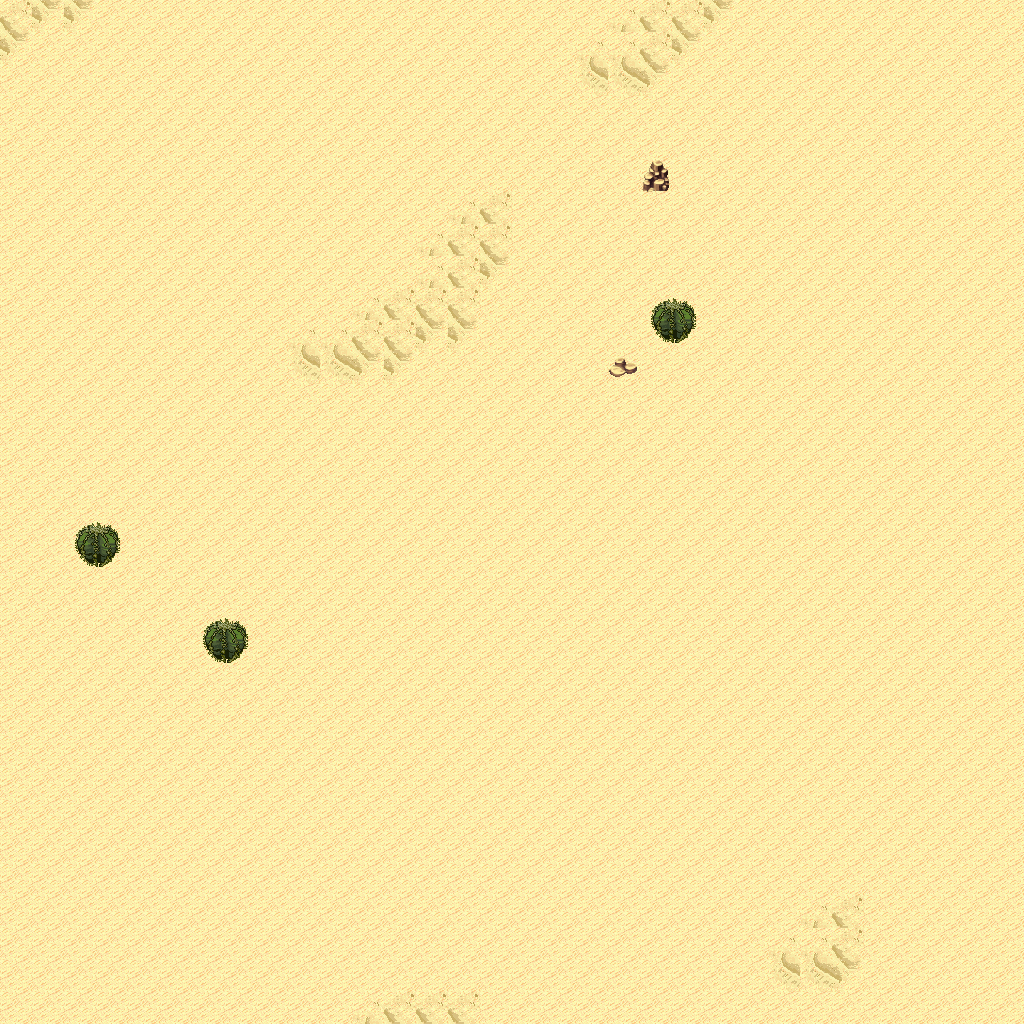

This game map was drawn from its Tiled (.tmx) file and the tilesets committed beside it. A one-line description and the trimmed map source follow:
An orthogonal 32x32 tile map with 32x32 px tiles, 5 tile layers (Ground, Objects, Objects2, Above, ...), 1 hidden layer not drawn, 14 tilesets.

<map version="1.10" tiledversion="1.11.0" orientation="orthogonal" renderorder="right-down" width="32" height="32" tilewidth="32" tileheight="32" infinite="0" nextlayerid="11" nextobjectid="1">
 <tileset firstgid="1" name="logic_collision" tilewidth="32" tileheight="32" tilecount="1" columns="1">
  <image source="../drawable/logic_collision.png" width="32" height="32" />
 </tileset>
 <tileset firstgid="2" name="ground_ground" tilewidth="32" tileheight="32" tilecount="33" columns="3">
  <image source="../drawable/ground_ground.png" width="96" height="352" />
 </tileset>
 <tileset firstgid="35" name="terrain_desert" tilewidth="32" tileheight="32" tilecount="88" columns="8">
  <image source="../drawable/terrain_desert.png" width="256" height="352" />
 </tileset>
 <tileset firstgid="123" name="building_stone_ruins" tilewidth="32" tileheight="32" tilecount="72" columns="6">
  <image source="../drawable/building_stone_ruins.png" width="192" height="384" />
 </tileset>
 <tileset firstgid="195" name="ground_sand_edges" tilewidth="32" tileheight="32" tilecount="15" columns="5">
  <image source="../drawable/ground_sand_edges.png" width="160" height="96" />
 </tileset>
 <tileset firstgid="210" name="ground_slate_tiles" tilewidth="32" tileheight="32" tilecount="15" columns="5">
  <image source="../drawable/ground_slate_tiles.png" width="160" height="96" />
 </tileset>
 <tileset firstgid="225" name="ground_sand_2" tilewidth="32" tileheight="32" tilecount="15" columns="5">
  <image source="../drawable/ground_sand_2.png" width="160" height="96" />
 </tileset>
 <tileset firstgid="240" name="plant_cactus_2" tilewidth="32" tileheight="32" tilecount="10" columns="5">
  <image source="../drawable/plant_cactus_2.png" width="160" height="64" />
 </tileset>
 <tileset firstgid="250" name="plant_round_cactuses" tilewidth="32" tileheight="32" tilecount="20" columns="10">
  <image source="../drawable/plant_round_cactuses.png" width="320" height="64" />
 </tileset>
 <tileset firstgid="270" name="plant_tree_banana_tree" tilewidth="32" tileheight="32" tilecount="40" columns="4">
  <image source="../drawable/plant_tree_banana_tree.png" width="128" height="320" />
 </tileset>
 <tileset firstgid="310" name="plant_tree_palm_tree" tilewidth="32" tileheight="32" tilecount="6" columns="2">
  <image source="../drawable/plant_tree_palm_tree.png" width="64" height="96" />
 </tileset>
 <tileset firstgid="316" name="plant_tree_palm_trees" tilewidth="32" tileheight="32" tilecount="40" columns="4">
  <image source="../drawable/plant_tree_palm_trees.png" width="128" height="320" />
 </tileset>
 <tileset firstgid="356" name="building_stone_tower" tilewidth="32" tileheight="32" tilecount="14" columns="2">
  <image source="../drawable/building_stone_tower.png" width="64" height="224" />
 </tileset>
 <tileset firstgid="370" name="plant_bush_large_green" tilewidth="32" tileheight="32" tilecount="9" columns="3">
  <image source="../drawable/plant_bush_large_green.png" width="96" height="96" />
 </tileset>
 <layer id="1" name="Ground" width="32" height="32">
  <data>[1024 cells, 1024 non-empty, 5 distinct tile ids]</data>
 </layer>
 <layer id="2" name="Objects" width="32" height="32">
  <data>[1024 cells, 8 non-empty, 4 distinct tile ids]</data>
 </layer>
 <layer id="3" name="Objects2" width="32" height="32">
  <data>[1024 cells, 0 non-empty, 0 distinct tile ids]</data>
 </layer>
 <layer id="4" name="Above" width="32" height="32">
  <data>[1024 cells, 6 non-empty, 2 distinct tile ids]</data>
 </layer>
 <layer id="5" name="Above2" width="32" height="32">
  <data>[1024 cells, 0 non-empty, 0 distinct tile ids]</data>
 </layer>
 <layer id="6" name="Walkable" width="32" height="32" visible="0">
  <data>[1024 cells, 8 non-empty, 1 distinct tile ids]</data>
 </layer>
 <objectgroup id="7" name="Mapevents" />
 <objectgroup id="8" name="Spawn" />
 <objectgroup id="9" name="Keys" />
 <objectgroup id="10" name="Replace" />
</map>
